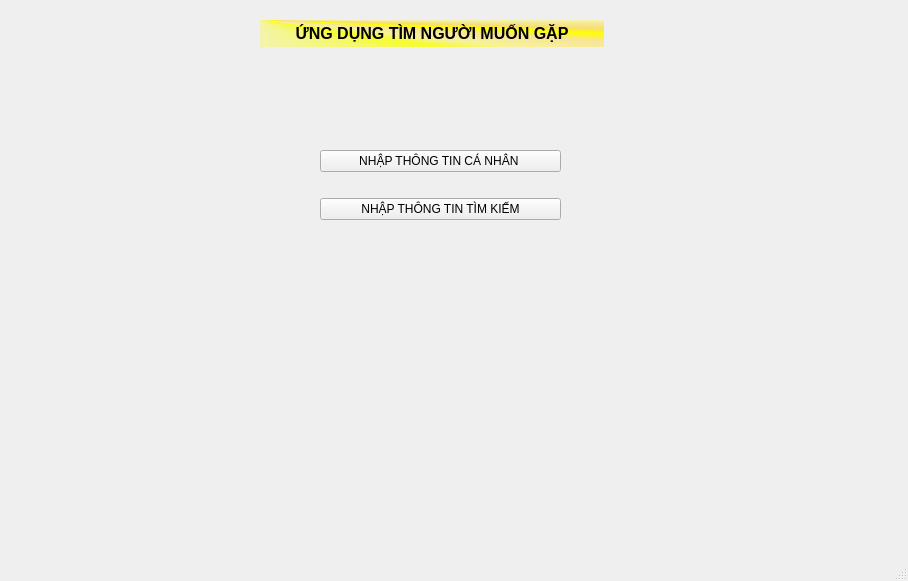
<?xml version="1.0" encoding="UTF-8"?>
<ui version="4.0">
 <class>MainWindow</class>
 <widget class="QMainWindow" name="MainWindow">
  <property name="geometry">
   <rect>
    <x>0</x>
    <y>0</y>
    <width>908</width>
    <height>581</height>
   </rect>
  </property>
  <property name="windowTitle">
   <string>MainWindow</string>
  </property>
  <widget class="QWidget" name="centralwidget">
   <widget class="QWidget" name="verticalLayoutWidget">
    <property name="geometry">
     <rect>
      <x>320</x>
      <y>130</y>
      <width>241</width>
      <height>111</height>
     </rect>
    </property>
    <layout class="QVBoxLayout" name="verticalLayout">
     <item>
      <widget class="QPushButton" name="pushButton">
       <property name="text">
        <string>NHẬP THÔNG TIN CÁ NHÂN </string>
       </property>
      </widget>
     </item>
     <item>
      <widget class="QPushButton" name="pushButton_2">
       <property name="text">
        <string>NHẬP THÔNG TIN TÌM KIẾM</string>
       </property>
      </widget>
     </item>
    </layout>
   </widget>
   <widget class="QLabel" name="title_label">
    <property name="geometry">
     <rect>
      <x>260</x>
      <y>20</y>
      <width>344</width>
      <height>27</height>
     </rect>
    </property>
    <property name="font">
     <font>
      <pointsize>12</pointsize>
      <bold>true</bold>
     </font>
    </property>
    <property name="mouseTracking">
     <bool>true</bool>
    </property>
    <property name="styleSheet">
     <string notr="true">background-color: qconicalgradient(cx:0, cy:0, angle:135, stop:0 rgba(255, 255, 0, 69), stop:0.375 rgba(255, 255, 0, 69), stop:0.423533 rgba(251, 255, 0, 145), stop:0.45 rgba(247, 255, 0, 208), stop:0.477581 rgba(255, 244, 71, 130), stop:0.518717 rgba(255, 218, 71, 130), stop:0.55 rgba(255, 255, 0, 255), stop:0.57754 rgba(255, 203, 0, 130), stop:0.625 rgba(255, 255, 0, 69), stop:1 rgba(255, 255, 0, 69));
color: rgb(0, 0, 0);</string>
    </property>
    <property name="text">
     <string>&lt;html&gt;&lt;head/&gt;&lt;body&gt;&lt;p align=&quot;center&quot;&gt;ỨNG DỤNG TÌM NGƯỜI MUỐN GẶP&lt;/p&gt;&lt;/body&gt;&lt;/html&gt;</string>
    </property>
   </widget>
  </widget>
  <widget class="QMenuBar" name="menubar">
   <property name="geometry">
    <rect>
     <x>0</x>
     <y>0</y>
     <width>908</width>
     <height>25</height>
    </rect>
   </property>
  </widget>
  <widget class="QStatusBar" name="statusbar"/>
 </widget>
 <resources/>
 <connections/>
</ui>
